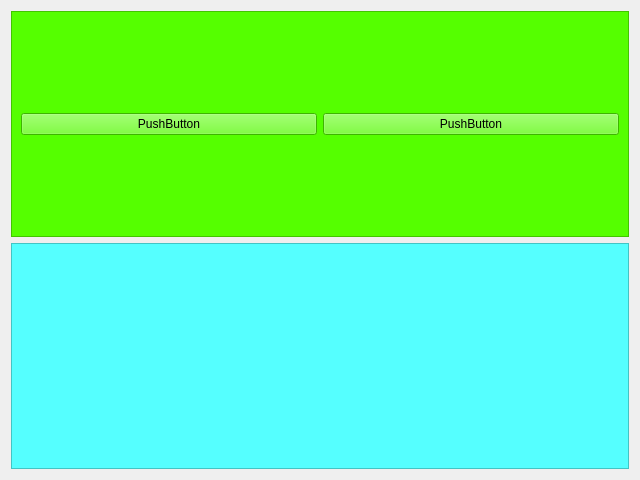
<?xml version="1.0" encoding="UTF-8"?>
<ui version="4.0">
 <class>Form</class>
 <widget class="QWidget" name="Form">
  <property name="geometry">
   <rect>
    <x>0</x>
    <y>0</y>
    <width>640</width>
    <height>480</height>
   </rect>
  </property>
  <property name="windowTitle">
   <string>Form</string>
  </property>
  <layout class="QVBoxLayout" name="formLayout">
   <item>
    <widget class="QFrame" name="frame1">
     <property name="styleSheet">
      <string notr="true">background-color: rgb(85, 255, 0);</string>
     </property>
     <property name="frameShape">
      <enum>QFrame::StyledPanel</enum>
     </property>
     <property name="frameShadow">
      <enum>QFrame::Raised</enum>
     </property>
     <layout class="QHBoxLayout" name="frame1Layout">
      <item>
       <widget class="QPushButton" name="pushButton">
        <property name="text">
         <string>PushButton</string>
        </property>
       </widget>
      </item>
      <item>
       <widget class="QPushButton" name="pushButton_2">
        <property name="text">
         <string>PushButton</string>
        </property>
       </widget>
      </item>
     </layout>
    </widget>
   </item>
   <item>
    <widget class="QFrame" name="frame2">
     <property name="styleSheet">
      <string notr="true">background-color: rgb(85, 255, 255);</string>
     </property>
     <property name="frameShape">
      <enum>QFrame::StyledPanel</enum>
     </property>
     <property name="frameShadow">
      <enum>QFrame::Raised</enum>
     </property>
    </widget>
   </item>
  </layout>
 </widget>
 <resources/>
 <connections/>
</ui>
